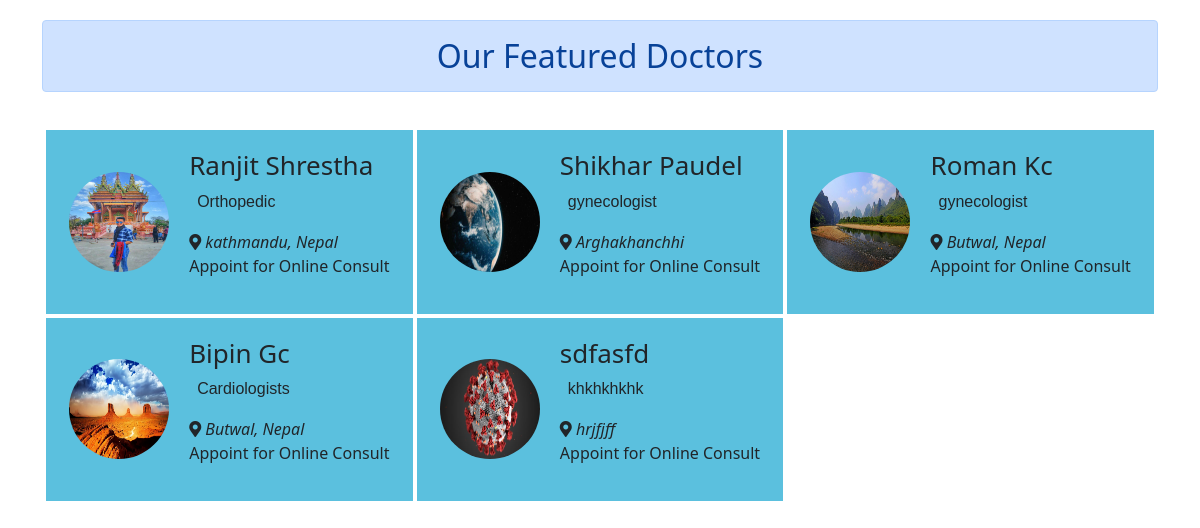
/html/frontend/doctors-list.php, run on the app's committed database.
### tables this page shows
CREATE TABLE `doctors` (
  `id` int(255) UNSIGNED NOT NULL,
  `name` varchar(255) NOT NULL,
  `specialist` varchar(255) NOT NULL,
  `address` varchar(1000) NOT NULL,
  `photo` varchar(255) NOT NULL
);

### html/frontend/doctors-list.php (the view, shortened to what this page needs)
<!DOCTYPE html>
<html lang="en">
<head>
    <link href="https://cdn.jsdelivr.net/npm/bootstrap@5.0.2/dist/css/bootstrap.min.css" rel="stylesheet" />
    <link rel="stylesheet" href="fontawesome-free-5.15.3-web/css/all.css" />
    <link rel="stylesheet" href="fontawesome-free-5.15.3-web/css/brands.css" />
    <link rel="stylesheet" href="fontawesome-free-5.15.3-web/css/solid.css" />
    <link rel="stylesheet" href="fontawesome-free-5.15.3-web/css/fontawesome.css" />
    <link rel="stylesheet" href="css/doctors-list.css" />
</head>
<body class='container'>
    <h2 style="text-align: center;" class="alert alert-primary" role="alert">
        Our Featured Doctors
    </h2>
    <div class="all-doctors">
    <?php
        $con=mysqli_connect("localhost","root","","mom");
        $sql ="SELECT * FROM doctors";
        $query= mysqli_query($con, $sql)or die("Querry Failed!!");
        while($row=mysqli_fetch_array($query)){
    ?>
        <div class="each-doctor">
            <div class="img-div">
                <a href="doctor-details.html">
                    <img src="../../admin/html/upload/<?php echo $row['photo']; ?>" alt="" />
                </a>
            </div>
            <div class="about-doctor">
                <a href="doctor-details.html">
                    <h2 style="font-size:26px;"><?php echo $row['name']; ?></h2>
                </a>
                <p style="margin-left:8px;"><?php echo $row['specialist']; ?></p>
                <i class="fas fa-map-marker-alt"></i>
                <em><?php echo $row['address']; ?></em>
                <a href="appointment.html"><p style="font-size:16px;" class="appoint">Appoint for Online Consult</p></a>
            </div>
        </div>
    <?php } ?>
    </div>
</body>
</html>

### html/frontend/css/doctors-list.css (style rules this page uses)
body { margin-top: 20px; }
a:link { text-decoration: none; }
a { color: inherit; }
.all-doctors { padding: 20px 2px; display: grid; grid-template-columns: repeat(auto-fit, minmax(350px, 1fr)); }
.all-doctors>.each-doctor { display: flex; padding: 20px; background-color: #5bc0de; margin: 2px; justify-content: center; align-items: center; }
.about-doctor>p { font-family: Arial, Helvetica, sans-serif; }
.each-doctor>.img-div { width: 100px; height: 100px; margin-right: 20px; }
.img-div>a>img { width: 100%; height: 100%; border-radius: 50%; }

### data on the page
doctors: photo (picture), name "Ranjit Shrestha", specialist "Orthopedic", address "kathmandu, Nepal"
doctors: photo (picture), name "Shikhar Paudel", specialist "gynecologist", address "Arghakhanchhi"
doctors: photo (picture), name "Roman Kc", specialist "gynecologist", address "Butwal, Nepal"
doctors: photo (picture), name "Bipin Gc", specialist "Cardiologists", address "Butwal, Nepal"
doctors: photo (picture), name "sdfasfd", specialist "khkhkhkhk", address "hrjfjff"
